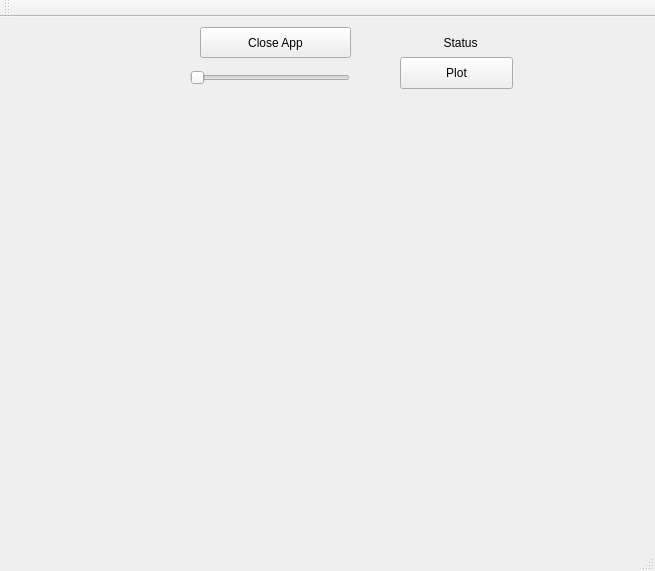
<?xml version="1.0" encoding="UTF-8"?>
<ui version="4.0">
 <class>MainWindow</class>
 <widget class="QMainWindow" name="MainWindow">
  <property name="geometry">
   <rect>
    <x>0</x>
    <y>0</y>
    <width>655</width>
    <height>571</height>
   </rect>
  </property>
  <property name="windowTitle">
   <string>MainWindow</string>
  </property>
  <widget class="QWidget" name="centralWidget">
   <widget class="QPushButton" name="pushButtonClose">
    <property name="geometry">
     <rect>
      <x>200</x>
      <y>10</y>
      <width>151</width>
      <height>31</height>
     </rect>
    </property>
    <property name="text">
     <string>Close App</string>
    </property>
   </widget>
   <widget class="QSlider" name="horizontalSlider">
    <property name="geometry">
     <rect>
      <x>190</x>
      <y>50</y>
      <width>160</width>
      <height>22</height>
     </rect>
    </property>
    <property name="orientation">
     <enum>Qt::Horizontal</enum>
    </property>
   </widget>
   <widget class="QLabel" name="statusLabel">
    <property name="geometry">
     <rect>
      <x>380</x>
      <y>10</y>
      <width>161</width>
      <height>31</height>
     </rect>
    </property>
    <property name="layoutDirection">
     <enum>Qt::LeftToRight</enum>
    </property>
    <property name="text">
     <string>Status</string>
    </property>
    <property name="alignment">
     <set>Qt::AlignCenter</set>
    </property>
   </widget>
   <widget class="QPushButton" name="pushButton">
    <property name="geometry">
     <rect>
      <x>400</x>
      <y>40</y>
      <width>113</width>
      <height>32</height>
     </rect>
    </property>
    <property name="text">
     <string>Plot</string>
    </property>
   </widget>
   <widget class="QCustomPlot" name="customPlot" native="true">
    <property name="geometry">
     <rect>
      <x>30</x>
      <y>80</y>
      <width>611</width>
      <height>421</height>
     </rect>
    </property>
   </widget>
  </widget>
  <widget class="QMenuBar" name="menuBar">
   <property name="geometry">
    <rect>
     <x>0</x>
     <y>0</y>
     <width>655</width>
     <height>22</height>
    </rect>
   </property>
  </widget>
  <widget class="QToolBar" name="mainToolBar">
   <attribute name="toolBarArea">
    <enum>TopToolBarArea</enum>
   </attribute>
   <attribute name="toolBarBreak">
    <bool>false</bool>
   </attribute>
  </widget>
  <widget class="QStatusBar" name="statusBar"/>
 </widget>
 <layoutdefault spacing="6" margin="11"/>
 <customwidgets>
  <customwidget>
   <class>QCustomPlot</class>
   <extends>QWidget</extends>
   <header>qcustomplot.h</header>
   <container>1</container>
  </customwidget>
 </customwidgets>
 <resources/>
 <connections>
  <connection>
   <sender>pushButtonClose</sender>
   <signal>clicked()</signal>
   <receiver>MainWindow</receiver>
   <slot>close()</slot>
   <hints>
    <hint type="sourcelabel">
     <x>230</x>
     <y>264</y>
    </hint>
    <hint type="destinationlabel">
     <x>326</x>
     <y>303</y>
    </hint>
   </hints>
  </connection>
 </connections>
</ui>
